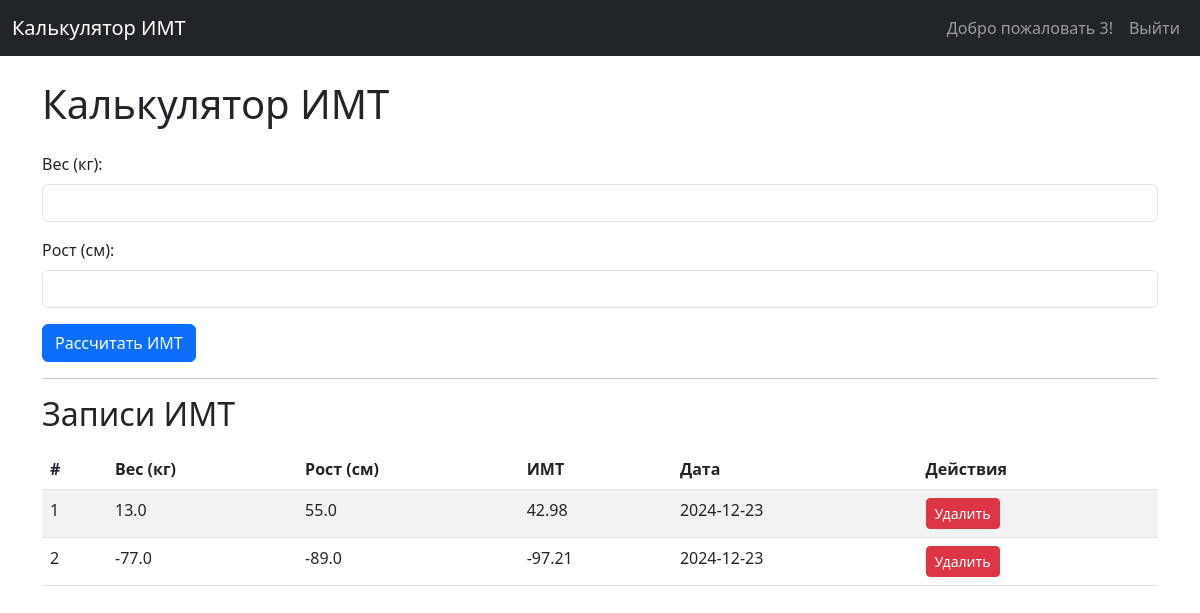
Page / (signed in) on the earlier database version.
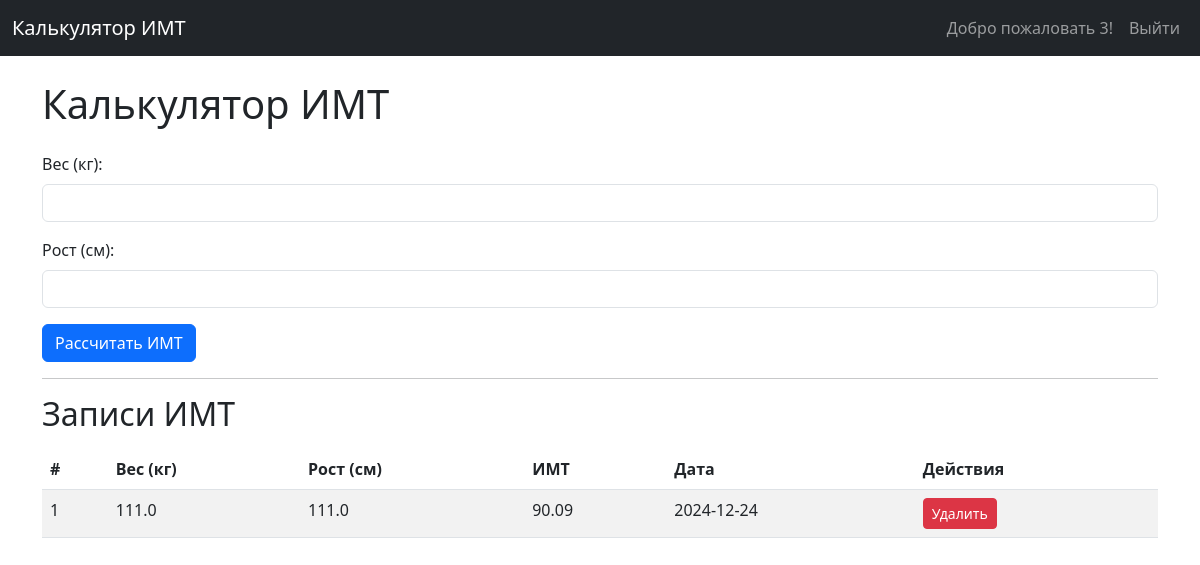
Same page on the later database version.
### models.py (models this page shows, shortened)
class BMIRecord(db.Model):
    __tablename__ = 'bmi_records'
    id = db.Column(db.Integer, primary_key=True)
    user_id = db.Column(db.Integer, db.ForeignKey('users.id'), nullable=False)  # Укажите 'users.id'
    weight = db.Column(db.Float, nullable=False)
    height = db.Column(db.Float, nullable=False)
    bmi = db.Column(db.Float, nullable=False)
    created_at = db.Column(db.DateTime, default=datetime.utcnow)
    user = db.relationship('User', backref=db.backref('records', lazy=True))

### app.py (the view)
@app.route('/', methods=['GET'])
def index():
    if 'user_id' not in session:
        return redirect(url_for('login'))
    user_id = session['user_id']
    records = BMIRecord.query.filter_by(user_id=user_id).all()
    return render_template('index.html', records=records)

### app.py (called while the page is built, shortened)
@app.before_request
def check_user_status():
    if 'user_id' in session:
        user = User.query.get(session['user_id'])

### templates/index.html (shortened to what this page needs)
{% extends 'base.html' %}
{% block content %}
<h1 class="mb-4">Калькулятор ИМТ</h1>
<form id="bmiForm">
    <div class="mb-3">
        <label for="weight" class="form-label">Вес (кг):</label>
        <input type="number" step="0.1" name="weight" class="form-control" id="weight" required>
    </div>
    <div class="mb-3">
        <label for="height" class="form-label">Рост (см):</label>
        <input type="number" step="0.1" name="height" class="form-control" id="height" required>
    </div>
    <button type="submit" class="btn btn-primary">Рассчитать ИМТ</button>
</form>
<hr>
<h2>Записи ИМТ</h2>
{% if records %}
<table class="table table-striped mt-3">
    <thead>
        <tr>
            <th>#</th>
            <th>Вес (кг)</th>
            <th>Рост (см)</th>
            <th>ИМТ</th>
            <th>Дата</th>
            <th>Действия</th>
        </tr>
    </thead>
    <tbody>
        {% for record in records %}
        <tr>
            <td>{{ loop.index }}</td>
            <td>{{ record.weight }}</td>
            <td>{{ (record.height * 100) | round(1) }}</td>
            <td>{{ record.bmi }}</td>
            <td>{{ record.created_at.strftime('%Y-%m-%d') }}</td>
            <td>
                <button class="delete-btn btn btn-danger btn-sm" data-id="{{ record.id }}">Удалить</button>
            </td>
        </tr>
        {% endfor %}
    </tbody>
</table>
{% else %}
<p class="text-muted">Нет записей. Добавьте свою первую запись ИМТ!</p>
{% endif %}
{% endblock %}

### templates/base.html (shortened to what this page needs)
<!DOCTYPE html>
<html lang="en">
<head>
    <link href="https://cdn.jsdelivr.net/npm/bootstrap@5.3.0/dist/css/bootstrap.min.css" rel="stylesheet">
</head>
<body>
    <nav class="navbar navbar-expand-lg navbar-dark bg-dark">
        <div class="container-fluid">
            <a class="navbar-brand" href="{{ url_for('index') }}">Калькулятор ИМТ</a>
            <div class="collapse navbar-collapse" id="navbarNav">
                <ul class="navbar-nav ms-auto">
                    {% if session['user_id'] %}
                        <li class="nav-item">
                            <a class="nav-link" href="#">Добро пожаловать {{ session['username'] }}!</a>
                        </li>
                        <li class="nav-item">
                            <a class="nav-link" href="{{ url_for('logout') }}">Выйти</a>
                        </li>
                    {% endif %}
                </ul>
            </div>
        </div>
    </nav>
    <div class="container mt-4">
        {% block content %}{% endblock %}
    </div>
</body>
</html>

Differences in the rows shown:
removed BMIRecord: weight "13.0", (record.height*100)|round(1) "55.0", bmi "42.98", created_at "2024-12-23"
removed BMIRecord: weight "-77.0", (record.height*100)|round(1) "-89.0", bmi "-97.21", created_at "2024-12-23"
added BMIRecord: weight "111.0", (record.height*100)|round(1) "111.0", bmi "90.09", created_at "2024-12-24"
